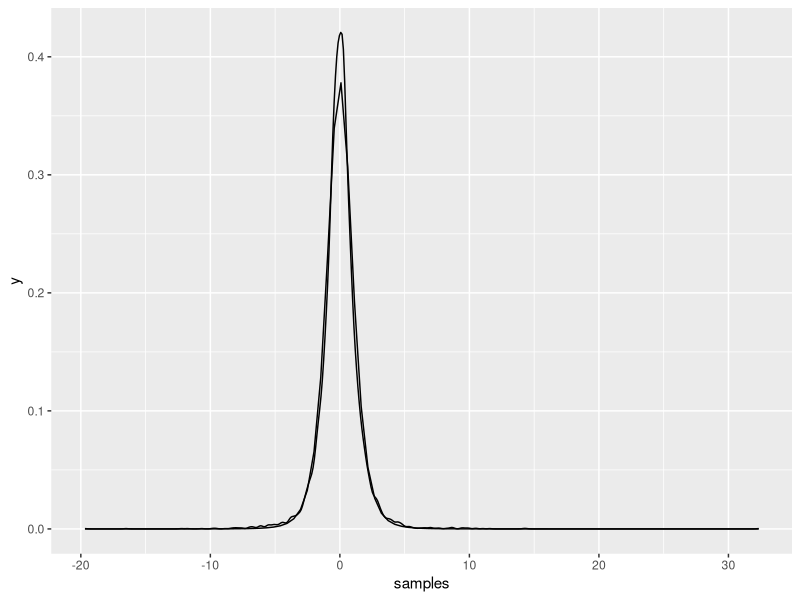
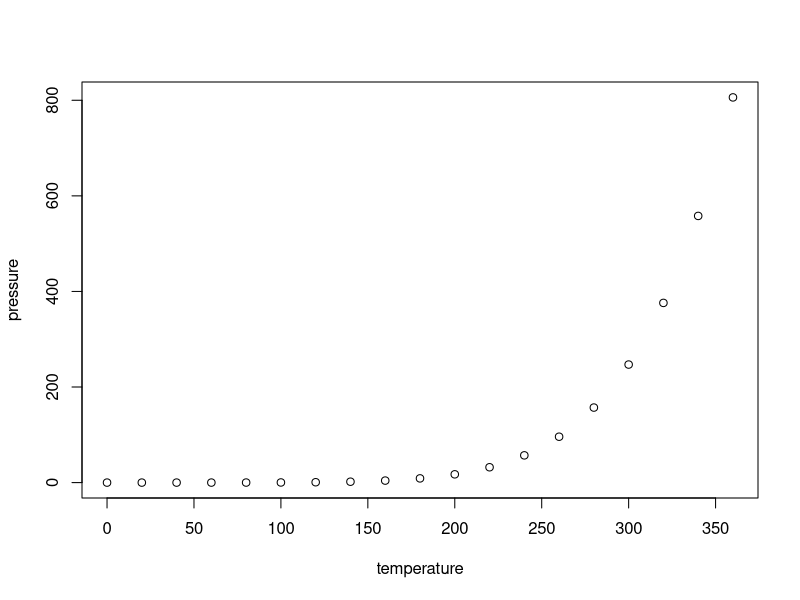

Source code (R) for these figures, in order:
## ---- chunk 1
knitr::opts_chunk$set(echo = TRUE)
## ---- chunk 2
library(tidyverse)
## ---- chunk 3
mu_delta <- function(a, b){
  
  sample_a <- rnorm(a)
  sample_b <- rnorm(b)
  
  delta = mean(sample_a) - mean(sample_b)
  
  var_a <- var(sample_a)^2
  var_b <- var(sample_b)^2
  
  
  
  
  return(delta/sqrt((var_a/a) + (var_b/b)))
  
}

df <- tibble(samples = replicate(10000,mu_delta(5,5)))

ggplot(data=df, aes(x=samples)) +
  geom_density()+
  stat_function(fun = dt, args = list(df = 5))
## ---- chunk 4
plot(pressure)
